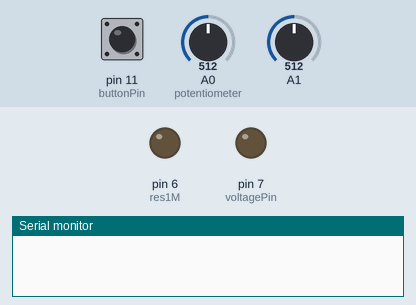
This sketch was run on a simulated Arduino Mega 2560, built with avr-gcc and run on an emulated ATmega2560. Shown: output pins drawn as LEDs (lit = HIGH), the last lines printed to the serial monitor. The test bench sets the inputs (shaded band); at power-on: A0 (potentiometer) = 512, pin 11 (buttonPin) HIGH, A1 = 512. Random numbers use the default seed unless the sketch sets one.

Above: at 0.1 s.
At 1.7 s:
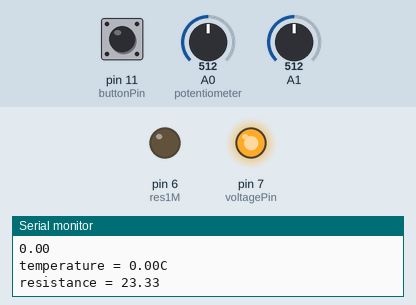
1.8 s: A0 (potentiometer) set to 716
3.8 s: A0 (potentiometer) set to 778
Timing chart, 0 to 6.8 s (numbered marks = the images above; inputs shaded):
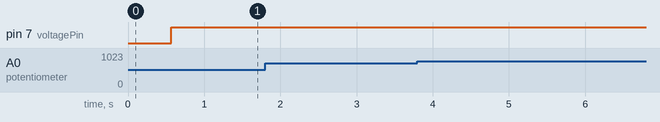

The sketch:

digitalMultimeter.ino
```cpp
/*---------------------------------------------------------------------------------------------------------------------------------
Name: Josiah Tsang
Student #: 10032821
Date: April 10, 2020
Final Project: Digital Multimeter
*/
//---------------------------------------------------------------------------------------------------------------------------------
#include <SoftwareSerial.h>
SoftwareSerial LCD = SoftwareSerial(10, 10);

//pin variables
const int buttonPin = 11;
const int voltagePin = 7;

const int res2k = 3;
const int res24k = 4;
const int res100k = 5;
const int res1M = 6;

// setting variables
int buttonState = HIGH;
int res_scale = 0;
int LCDsetting = 1;

// voltmeter variables
float vVin = 0.0;
float vVout = 0.0;
float r1 = 1982.0;
float r2 = 98.6;

//resistance meter variables
float Vin = 5.0;
float Vout = 0.0;
float measured_resistance = 0.0;

//temperature variable
float temp = 0.0;
//---------------------------------------------------------------------------------------------------------------------------------
void setup() {

  analogRead(A0); // resistor setting using potentiometer
  analogRead(A1); // resistance meter voltage divider
  analogRead(A2); // temp sensor
  analogRead(A3); // voltage meter voltage divider

  pinMode(buttonPin, INPUT_PULLUP);
  pinMode(voltagePin,OUTPUT);
  pinMode(res2k,INPUT);
  pinMode(res24k,INPUT);
  pinMode(res100k,INPUT);
  pinMode(res1M,INPUT);

  Serial.begin(9600);
  LCD.begin(9600);    delay(500);
  clearLCD();
}
//---------------------------------------------------------------------------------------------------------------------------------
void loop(){
  meterMode();
  serialDisplay();
  delay(500);
}
//---------------------------------------------------------------------------------------------------------------------------------
void meterMode(){
  buttonState = digitalRead(buttonPin);
  delay(20);

  if (buttonState == LOW){
    if (LCDsetting < 3)
      LCDsetting++;
    else
      LCDsetting = 1;
  }
   clearLCD();
    switch(LCDsetting){
      case 1:
        resistance();  break;
      case 2:
        voltage();  break;
      case 3:
        temperature();  break;
    }
}
//---------------------------------------------------------------------------------------------------------------------------------
void resistance(){

  resistorSetting();

  if (res_scale == 0){ // 2k scale

    digitalWrite(voltagePin,HIGH); //We apply the 5 volts
    pinMode(res2k,OUTPUT); // set the relevant pin as output, low to make it GND
    pinMode(res24k,INPUT); // set the rest as input to block current path
    pinMode(res100k,INPUT);
    pinMode(res1M,INPUT);
    digitalWrite(res2k,LOW);

    float R1 = 1988.0; // value of actual resistor(s) in ohms

    Vout = analogRead(A1) * Vin / 1024.0;
    measured_resistance = R1 * ((Vin/Vout)-1);

    if (measured_resistance > 2000)
      increaseScale();

    if (measured_resistance < 2000){

      LCD.write(0xFE);
      LCD.write(128);
      LCD.write("Resistance:     ");

      LCD.write(0xFE);
      LCD.write(192);
      LCD.print(measured_resistance);

      LCD.write(0xFE);
      LCD.write(199);
      LCD.print("ohms");
    }
  }

  if (res_scale == 1){ // 24k scale

    digitalWrite(voltagePin,HIGH);
    pinMode(res2k,INPUT);
    pinMode(res24k,OUTPUT);
    pinMode(res100k,INPUT);
    pinMode(res1M,INPUT);
    digitalWrite(res24k,LOW);

    float R1 = (11.67 + 11.66); // value of actual resistor(s)in k ohms

    Vout = analogRead(A1)* Vin / 1024.0;
    measured_resistance = R1 * ((Vin/Vout)-1);

    if (measured_resistance > 24)
      increaseScale();

    if (measured_resistance < 24){

      LCD.write(0xFE);
      LCD.write(128);
      LCD.write("Resistance:     ");

      LCD.write(0xFE);
      LCD.write(192);
      LCD.print(measured_resistance);

      LCD.write(0xFE);
      LCD.write(199);
      LCD.print("K ohms");
    }
  }

  if(res_scale == 2){ // 100k scale

    digitalWrite(voltagePin,HIGH);
    pinMode(res2k,INPUT);
    pinMode(res24k,INPUT);
    pinMode(res100k,OUTPUT);
    pinMode(res1M,INPUT);
    digitalWrite(res100k,LOW);

    float R1 = (11.7 + 46.2 + 45.9); // value of actual resistor(s) in k ohms

    Vout = analogRead(A1)* Vin / 1024.0;
    measured_resistance = R1 * ((Vin/Vout)-1);

    if (measured_resistance > 100)
      increaseScale();

    if (measured_resistance < 100){

      LCD.write(0xFE);
      LCD.write(128);
      LCD.write("Resistance:     ");

      LCD.write(0xFE);
      LCD.write(192);
      LCD.print(measured_resistance);

      LCD.write(0xFE);
      LCD.write(199);
      LCD.print("K ohms");
    }
  }

  if (res_scale == 3){  // 1M scale

    digitalWrite(voltagePin,HIGH);
    pinMode(res2k,INPUT);
    pinMode(res24k,INPUT);
    pinMode(res100k,INPUT);
    pinMode(res1M,OUTPUT);
    digitalWrite(res1M,LOW);

    float R1 = 1.0; // value of actual resistor(s) in M ohms

    Vout = analogRead(A1) * Vin / 1024.0;
    measured_resistance = R1 * ((Vin/Vout)-1);

    if (measured_resistance > 2)
      increaseScale();

    if (measured_resistance < 2){
      LCD.write(0xFE);
      LCD.write(128);
      LCD.write("Resistance:     ");

      LCD.write(0xFE);
      LCD.write(192);
      LCD.print(measured_resistance);

      LCD.write(0xFE);
      LCD.write(199);
      LCD.print("M ohms");
    }
  }
}
//---------------------------------------------------------------------------------------------------------------------------------
void voltage(){ // voltmeter

  vVout = analogRead(A3)* 5.0 / 1024.0;
  vVin = vVout/(r2/(r1+r2));
  if (vVin < 0.1)
     vVin = 0.0;

  LCD.write(0xFE);
  LCD.write(128);
  LCD.print("Voltage:        ");

  LCD.write(0xFE);
  LCD.write(192);
  LCD.print(vVin);

  LCD.write(0xFE);
  LCD.write(198);
  LCD.print("volts");
}
//---------------------------------------------------------------------------------------------------------------------------------
void temperature(){ // temperature meter

  //temp = celsius(analogRead(A2)); // FOR REPORT
  temp = 22.0 + random(100)/100.0; // FOR DEMO BECAUSE TMP36 BROKE

  LCD.write(0xFE);
  LCD.write(128);
  LCD.print("Temperature:    ");

  LCD.write(0xFE);
  LCD.write(192);
  LCD.print(temp);

  LCD.write(0xFE);
  LCD.write(198);
  LCD.write("C");
}
//---------------------------------------------------------------------------------------------------------------------------------
void clearLCD(){
  LCD.write(0xFE);
  LCD.write(0x01);
  delay(20);
}
//---------------------------------------------------------------------------------------------------------------------------------
void increaseScale(){
  LCD.write(0xFE);
  LCD.write(128);
  LCD.print("Increase scale  ");

  LCD.write(0xFE);
  LCD.write(192);
  LCD.print("or insert resist");
}
//---------------------------------------------------------------------------------------------------------------------------------
void serialDisplay(){ // display on serial
  Serial.print("voltage = ");
  Serial.print(vVin);
  Serial.println("V");
  Serial.println(vVout);

  Serial.print("temperature = ");
  Serial.print(temp);
  Serial.println("C");

  Serial.print("resistance = ");
  Serial.println(measured_resistance);
}
//---------------------------------------------------------------------------------------------------------------------------------
float celsius(float reading){
  float voltage = reading*5.0;
  voltage /= 1024.0;
  float celsius  = (voltage - 0.5) * 100;
  return celsius;
}
//---------------------------------------------------------------------------------------------------------------------------------
void testing(){
    Serial.print("resistor setting =");       Serial.println(res_scale);
    Serial.print(Vin);                        Serial.println("V");
    Serial.print(Vout);                       Serial.println("V");
    Serial.print("Analog pin = ");            Serial.println(analogRead(A1)); // for testing
    Serial.print("applied voltage = ");       Serial.println(digitalRead(voltagePin));
    Serial.print("2k ohm resistor = ");       Serial.println(digitalRead(res2k));
    Serial.print("20k ohm resistor = ");      Serial.println(digitalRead(res24k));
    Serial.print("200k ohm resistor = ");     Serial.println(digitalRead(res100k));
    Serial.print("1M ohm resistor = ");       Serial.println(digitalRead(res1M));
}
//---------------------------------------------------------------------------------------------------------------------------------
void resistorSetting(){

  int res_setting = analogRead(A0);

    if (res_setting <= 256)
      res_scale = 0;
    else if (res_setting <= 512)
      res_scale = 1;
    else if (res_setting <= 768)
      res_scale = 2;
    else
      res_scale = 3;

}
//---------------------------------------------------------------------------------------------------------------------------------
```
